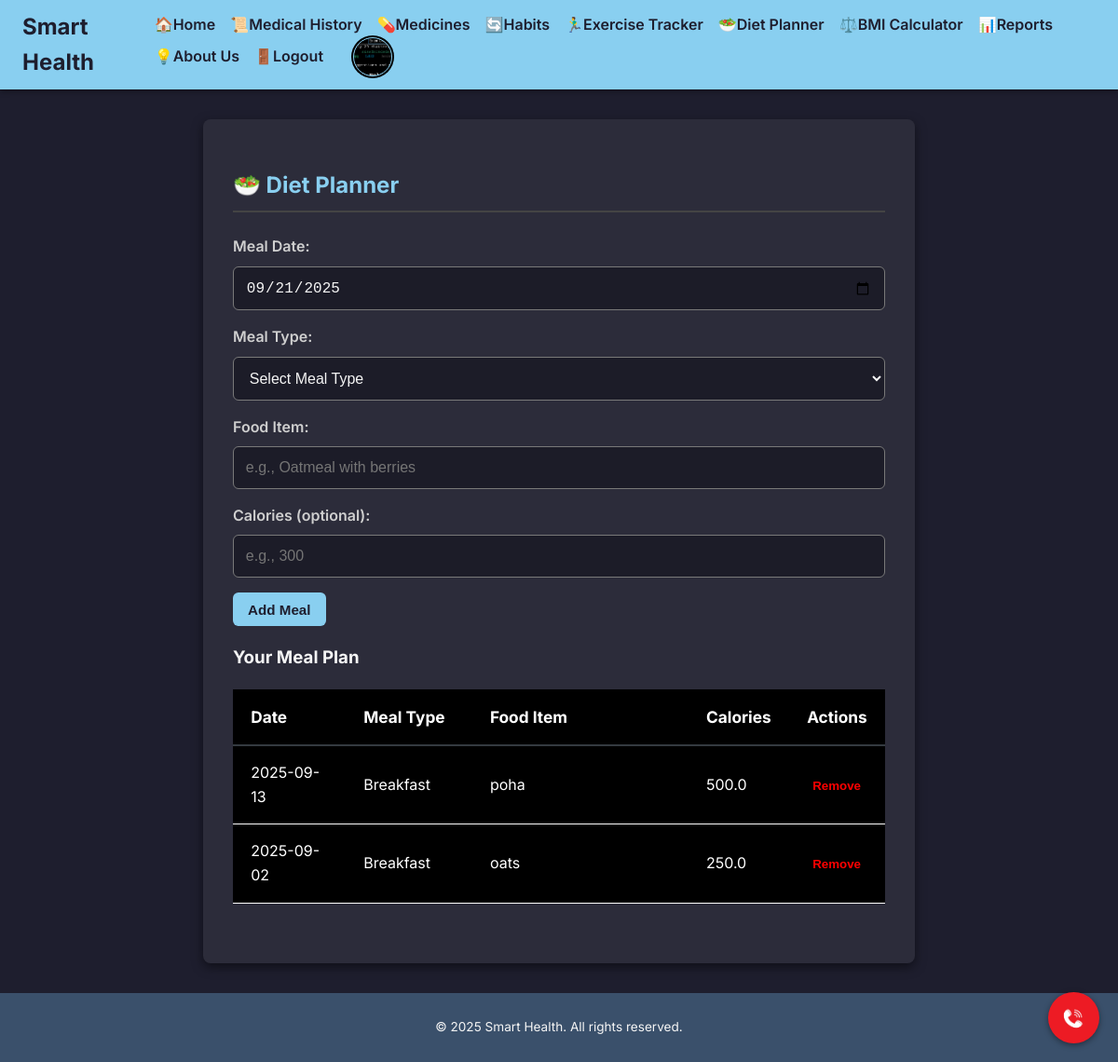
/diet_planner (signed in), run on the app's committed database.
### app.py (models this page shows)
class Profile(db.Model):
    id = db.Column(db.Integer, primary_key=True)
    user_id = db.Column(db.Integer, db.ForeignKey('user.id'), unique=True, nullable=False)
    patient_id = db.Column(db.String(20), unique=True, nullable=True)
    full_name = db.Column(db.String(200), nullable=True)
    date_of_birth = db.Column(db.Date, nullable=True)
    contact_number = db.Column(db.String(20), nullable=True)
    address = db.Column(db.String(250), nullable=True)
    profile_picture_url = db.Column(db.String(250), nullable=True)
    email = db.Column(db.String(150), nullable=True)
    age = db.Column(db.String(10), nullable=True)
    gender = db.Column(db.String(20), nullable=True)
    blood_type = db.Column(db.String(10), nullable=True)
    height = db.Column(db.String(10), nullable=True)
    weight = db.Column(db.String(10), nullable=True)
    disability = db.Column(db.String(100), nullable=True)

class MealPlanEntry(db.Model):
    id = db.Column(db.Integer, primary_key=True)
    user_id = db.Column(db.Integer, db.ForeignKey('user.id'), nullable=False)
    meal_type = db.Column(db.String(50), nullable=False) # e.g., 'Breakfast', 'Lunch', 'Dinner', 'Snack'
    food_item = db.Column(db.String(200), nullable=False)
    calories = db.Column(db.Float, nullable=True)
    meal_date = db.Column(db.Date, default=date.today)

### app.py (the view, shortened to what this page needs)
@app.route('/diet_planner', methods=['GET', 'POST'])
def diet_planner():
    if 'user_id' not in session:
        return redirect(url_for('login'))
    user_id = session['user_id']
    meal_plans = MealPlanEntry.query.filter_by(user_id=user_id).order_by(MealPlanEntry.meal_date.desc(), MealPlanEntry.meal_type).all()
    return render_template('diet_planner.html', meal_plans=meal_plans)

### app.py (called while the page is built)
@app.context_processor
def inject_datetime():
    return {'datetime': datetime}

@app.context_processor
def inject_profile():
    user_id = session.get("user_id")
    profile = None
    if user_id:
        profile = Profile.query.filter_by(user_id=user_id).first()
    return dict(profile=profile)

### templates/diet_planner.html (shortened to what this page needs)
{% extends "base.html" %}
{% block content %}
    <h2>🥗 Diet Planner</h2>
    <form method="POST">
        <div class="form-group">
            <label for="meal_date">Meal Date:</label>
            <input type="date" id="meal_date" name="meal_date" value="{{ today_date if today_date }}" required>
        </div>
        <div class="form-group">
            <label for="meal_type">Meal Type:</label>
            <select id="meal_type" name="meal_type" required>
                <option value="">Select Meal Type</option>
            </select>
        </div>
        <div class="form-group">
            <label for="food_item">Food Item:</label>
            <input type="text" id="food_item" name="food_item" placeholder="e.g., Oatmeal with berries" required>
        </div>
        <div class="form-group">
            <label for="calories">Calories (optional):</label>
            <input type="number" id="calories" name="calories" step="0.1" placeholder="e.g., 300">
        </div>
        <button type="submit" class="btn">Add Meal</button>
    </form>
    <div class="table-container">
        <h3>Your Meal Plan</h3>
        {% if meal_plans %}
            <table class="meal-table">
                <thead>
                    <tr>
                        <th style="width: 20%;">Date</th>
                        <th style="width: 20%;">Meal Type</th>
                        <th style="width: 40%;">Food Item</th>
                        <th style="width: 10%;">Calories</th>
                        <th style="width: 10%;">Actions</th>
                    </tr>
                </thead>
                <tbody>
                    {% for meal in meal_plans %}
                        <tr>
                            <td>{{ meal.meal_date.strftime('%Y-%m-%d') }}</td>
                            <td>{{ meal.meal_type }}</td>
                            <td>{{ meal.food_item }}</td>
                            <td>{{ "%.1f"|format(meal.calories) if meal.calories else 'N/A' }}</td>
                            <td>
                                <form method="POST" action="{{ url_for('remove_meal', meal_id=meal.id) }}">
                                    <button type="submit" class="remove-btn">Remove</button>
                                </form>
                            </td>
                        </tr>
                    {% endfor %}
                </tbody>
            </table>
        {% else %}
            <p>No meals planned yet. Start by adding one!</p>
        {% endif %}
    </div>
{% endblock %}

### templates/base.html (shortened to what this page needs)
<!DOCTYPE html>
<html lang="en">
<head>
</head>
<body>
    <header class="header">
        <h1>
            <a href="{{ url_for('dashboard') }}" style="color: inherit; text-decoration: none;">
                Smart Health
            </a>
        </h1>
        <nav>
            <ul>
                <li><a href="{{ url_for('dashboard') }}">🏠Home</a></li>
                <li><a href="{{ url_for('medical_history') }}">📜Medical History</a></li>
                <li><a href="{{ url_for('medicine') }}">💊Medicines</a></li>
                <li><a href="{{ url_for('habits') }}">🔄Habits</a></li>
                <li><a href="{{ url_for('exercise_tracker') }}">🏃‍♂️Exercise Tracker</a></li>
                <li><a href="{{ url_for('diet_planner') }}">🥗Diet Planner</a></li>
                <li><a href="{{ url_for('bmi_calculator') }}">⚖️BMI Calculator</a></li>
                <li><a href="{{ url_for('reports') }}">📊Reports</a></li>
                <li><a href="{{ url_for('about') }}">💡About Us</a></li>
                <li><a href="{{ url_for('logout') }}">🚪Logout</a></li>
                <li>
                    <a href="{{ url_for('profile') }}">
                        <div class="profile-circle" title="Profile"
                             style="background-image: url('{{ profile.profile_picture_url if profile and profile.profile_picture_url else url_for('static', filename='images/profile.jpg') }}');">
                        </div>
                    </a>
                </li>
            </ul>
        </nav>
    </header>
    <a href="{{ url_for('emergency_contacts') }}" class="emergency-button" aria-label="Emergency Contacts"></a>
    <main class="container">
        {% block content %}{% endblock %}
    </main>
    <footer class="footer">
        <p>&copy; {{ datetime.now().year }} Smart Health. All rights reserved.</p>
    </footer>
</body>
</html>

### templates/base.html (style rules this page uses)
:root { --green: #89cff0; --steel-blue: #3a506b; --dark-bg: #1e1e2e; --dark-card: #2c2c3a; --text-light: #f5f5f5; --text-muted: #cfcfcf; }
body { font-family: 'Inter', sans-serif; margin: 0; padding: 0; background-color: var(--dark-bg); color: var(--text-light); line-height: 1.6; display: flex; flex-direction: column; min-height: 100vh; }
.profile-circle { width: 40px; height: 40px; border-radius: 50%; background-size: cover; background-position: center; border: 1px solid var(--green); box-shadow: 0 0 0 2px #000; margin-left: 1rem; display: inline-block; vertical-align: middle; cursor: pointer; background-color: var(--dark-card); }
.header { background-color: var(--green); color: var(--dark-bg); padding: 0.6rem 1.5rem; display: flex; justify-content: space-between; align-items: center; box-shadow: 0 2px 6px rgba(0, 0, 0, 0.4); }
.header h1 { margin: 0; font-size: 1.5rem; font-weight: 700; }
.header nav ul { list-style: none; margin: 0; padding: 0; display: flex; flex-wrap: wrap; align-items: center; }
.header nav ul li { margin-left: 1rem; }
.header nav ul li a { color: var(--dark-bg); text-decoration: none; font-weight: 600; transition: color 0.3s ease; }
.container { flex: 1; padding: 2rem; max-width: 1200px; margin: 2rem auto; background-color: var(--dark-card); border-radius: 8px; box-shadow: 0 4px 12px rgba(0, 0, 0, 0.5); }
.footer { background-color: var(--steel-blue); color: var(--text-light); text-align: center; padding: 0.8rem 1rem; margin-top: auto; font-size: 0.85rem; }
h2 { color: var(--green); margin-bottom: 1.5rem; border-bottom: 2px solid #444; padding-bottom: 0.5rem; }
.form-group { margin-bottom: 1rem; }
.form-group label { display: block; margin-bottom: 0.5rem; font-weight: 600; color: var(--text-muted); }
.form-group input, .form-group textarea, .form-group select { width: 100%; padding: 0.8rem; border: 1px solid #797979; border-radius: 6px; box-sizing: border-box; font-size: 1rem; background-color: #1c1c28; color: var(--text-light); }
.btn { background-color: var(--green); color: var(--dark-bg); padding: 0.6rem 1rem; border: none; border-radius: 6px; cursor: pointer; font-size: 0.95rem; font-weight: 600; transition: background-color 0.3s ease; text-decoration: none; display: inline-block; text-align: center; }
.emergency-button { position: fixed; bottom: 20px; right: 20px; width: 55px; height: 55px; background-color:#ED1B24; border-radius: 50%; display: flex; align-items: center; justify-content: center; box-shadow: 0 2px 6px rgba(0,0,0,0.4); z-index: 1000; text-decoration: none; transition: background-color 0.3s ease; background-image: url('/static/images/call.jpg'); background-repeat: no-repeat; background-position: center; background-size: 60%; }

### templates/diet_planner.html (style rules this page uses)
.meal-table { width: 100%; min-width: 700px; border-collapse: separate; border-spacing: 0; margin-bottom: 2rem; }
.meal-table th, .meal-table td { padding: 1rem 1.2rem; text-align: left; font-size: 1rem; border-bottom: 1px solid #ffffff; word-break: break-word; background: #000000; color: #fff; }
.meal-table th { background: #000000; font-weight: 700; font-size: 1.08rem; border-bottom: 2px solid #343a40; white-space: nowrap; }
.meal-table td:last-child { white-space: nowrap; }
.remove-btn { background: none; border: none; color: red; cursor: pointer; font-weight: 600; }

### data on the page
Profile: profile_picture_url (picture)
MealPlanEntry: meal_date "2025-09-13", meal_type "Breakfast", food_item "poha", calories "500.0"
MealPlanEntry: meal_date "2025-09-02", meal_type "Breakfast", food_item "oats", calories "250.0"
